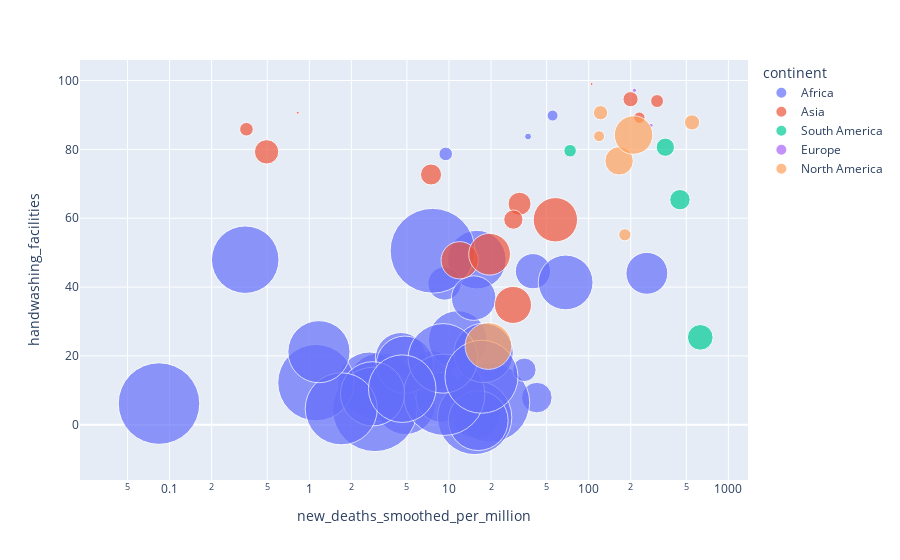

Notebook code cell kept with this figure:
### Code cell
fig = px.scatter(df_grouped, 
                 x="new_deaths_smoothed_per_million", y="handwashing_facilities", size="extreme_poverty", color="continent",
                 hover_name="location", log_x=True, size_max=60)
fig.show()

### Figure 1 — Plotly figure (JSON) as saved in the notebook; plotly's stock layout.template omitted (floating-point values rounded to 4 significant figures)
{"data": [{"hovertemplate": "<b>%{hovertext}</b><br><br>continent=Africa<br>new_deaths_smoothed_per_million=%{x}<br>handwashing_facilities=%{y}<br>extreme_poverty=%{marker.size}<extra></extra>", "hovertext": ["Algeria", "Benin", "Burkina Faso", "Burundi", "Cameroon", "Chad", "Comoros", "Congo", "Cote d'Ivoire", "Democratic Republic of Congo", "Egypt", "Ethiopia", "Gambia", "Ghana", "Guinea", "Guinea-Bissau", "Kenya", "Lesotho", "Liberia", "Madagascar", "Malawi", "Mauritania", "Mozambique", "Namibia", "Niger", "Rwanda", "Sao Tome and Principe", "Senegal", "Sierra Leone", "South Africa", "Tanzania", "Togo", "Tunisia", "Uganda", "Zambia", "Zimbabwe"], "legendgroup": "Africa", "marker": {"color": "#636efa", "size": [0.5, 49.6, 43.7, 71.7, 23.8, 38.4, 18.1, 37, 28.2, 77.1, 1.3, 26.7, 10.1, 12, 35.3, 67.1, 36.8, 59.6, 38.6, 77.6, 71.4, 6, 62.9, 13.4, 44.5, 56, 32.3, 38, 52.2, 18.9, 49.1, 49.2, 2, 41.6, 57.5, 21.4], "sizemode": "area", "sizeref": 0.02156, "symbol": "circle"}, "mode": "markers", "name": "Africa", "orientation": "v", "showlegend": true, "type": "scatter", "x": [36.82, 3.249, 2.694, 0.084, 15.64, 4.876, 7.556, 15.84, 4.526, 2.947, 55.15, 8.775, 42.55, 9.296, 4.832, 19.76, 11.55, 15.27, 16.2, 7.629, 9.239, 34.63, 1.116, 39.91, 2.838, 1.694, 68.45, 17.69, 9.042, 261.0, 0.348, 4.627, 9.475, 1.173, 17.09, 15.03], "xaxis": "x", "y": [83.74, 11.04, 11.88, 6.144, 2.735, 5.818, 15.57, 47.96, 19.35, 4.472, 89.83, 7.96, 7.876, 41.05, 17.45, 6.403, 24.65, 2.117, 1.188, 50.54, 8.704, 15.95, 12.23, 44.6, 8.978, 4.617, 41.34, 20.86, 19.28, 43.99, 47.95, 10.47, 78.69, 21.22, 13.94, 36.79], "yaxis": "y"}, {"hovertemplate": "<b>%{hovertext}</b><br><br>continent=Asia<br>new_deaths_smoothed_per_million=%{x}<br>handwashing_facilities=%{y}<br>extreme_poverty=%{marker.size}<extra></extra>", "hovertext": ["Armenia", "Bangladesh", "Bhutan", "India", "Indonesia", "Iraq", "Kazakhstan", "Kyrgyzstan", "Laos", "Mongolia", "Myanmar", "Nepal", "Pakistan", "Tajikistan", "Thailand", "Timor", "Vietnam", "Yemen"], "legendgroup": "Asia", "marker": {"color": "#EF553B", "size": [1.8, 14.8, 1.5, 21.2, 5.7, 2.5, 0.1, 1.4, 22.7, 0.5, 6.4, 15, 4, 4.8, 0.1, 30.3, 2, 18.8], "sizemode": "area", "sizeref": 0.02156, "symbol": "circle"}, "mode": "markers", "name": "Asia", "orientation": "v", "showlegend": true, "type": "scatter", "x": [308.7, 28.73, 0, 57.77, 32.01, 199.4, 105.0, 230.6, 0, 0, 0.495, 11.93, 28.9, 7.44, 0.827, 0, 0.355, 19.53], "xaxis": "x", "y": [94.04, 34.81, 79.81, 59.55, 64.2, 94.58, 99.0, 89.22, 49.84, 71.18, 79.29, 47.78, 59.61, 72.7, 90.67, 28.18, 85.85, 49.54], "yaxis": "y"}, {"hovertemplate": "<b>%{hovertext}</b><br><br>continent=South America<br>new_deaths_smoothed_per_million=%{x}<br>handwashing_facilities=%{y}<br>extreme_poverty=%{marker.size}<extra></extra>", "hovertext": ["Bolivia", "Colombia", "Ecuador", "Paraguay"], "legendgroup": "South America", "marker": {"color": "#00cc96", "size": [7.1, 4.5, 3.6, 1.7], "sizemode": "area", "sizeref": 0.02156, "symbol": "circle"}, "mode": "markers", "name": "South America", "orientation": "v", "showlegend": true, "type": "scatter", "x": [629.1, 450.2, 353.7, 73.64], "xaxis": "x", "y": [25.38, 65.39, 80.63, 79.6], "yaxis": "y"}, {"hovertemplate": "<b>%{hovertext}</b><br><br>continent=Europe<br>new_deaths_smoothed_per_million=%{x}<br>handwashing_facilities=%{y}<br>extreme_poverty=%{marker.size}<extra></extra>", "hovertext": ["Bosnia and Herzegovina", "Moldova"], "legendgroup": "Europe", "marker": {"color": "#ab63fa", "size": [0.2, 0.2], "sizemode": "area", "sizeref": 0.02156, "symbol": "circle"}, "mode": "markers", "name": "Europe", "orientation": "v", "showlegend": true, "type": "scatter", "x": [212.8, 279.6], "xaxis": "x", "y": [97.16, 86.98], "yaxis": "y"}, {"hovertemplate": "<b>%{hovertext}</b><br><br>continent=North America<br>new_deaths_smoothed_per_million=%{x}<br>handwashing_facilities=%{y}<br>extreme_poverty=%{marker.size}<extra></extra>", "hovertext": ["Costa Rica", "Dominican Republic", "El Salvador", "Guatemala", "Haiti", "Honduras", "Mexico"], "legendgroup": "North America", "marker": {"color": "#FFA15A", "size": [1.3, 1.6, 2.2, 8.7, 23.5, 16, 2.5], "sizemode": "area", "sizeref": 0.02156, "symbol": "circle"}, "mode": "markers", "name": "North America", "orientation": "v", "showlegend": true, "type": "scatter", "x": [118.7, 181.5, 121.6, 165.2, 19.15, 209.5, 549.5], "xaxis": "x", "y": [83.84, 55.18, 90.65, 76.67, 22.86, 84.17, 87.85], "yaxis": "y"}], "layout": {"legend": {"itemsizing": "constant", "title": {"text": "continent"}, "tracegroupgap": 0}, "margin": {"t": 60}, "xaxis": {"anchor": "y", "domain": [0, 1], "title": {"text": "new_deaths_smoothed_per_million"}, "type": "log"}, "yaxis": {"anchor": "x", "domain": [0, 1], "title": {"text": "handwashing_facilities"}}}}
